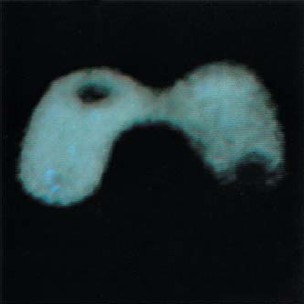
#> input picture Medical.PNG, 304 x 304 px; its folder holds only this picture in this run
$ python dip_hw_filter.py --image Medical.PNG
#> lines starting #> are read from the running program, lines starting #| are printed output that depends on the picture
### Denoise/Filtering.py
import numpy as np
import math
import cv2

class Filtering:

    def __init__(self, image, filter_name, filter_size, var=None):
        """initializes the variables of spatial filtering on an input image
        takes as input:
        image: the noisy input image
        filter_name: the name of the filter to use
        filter_size: integer value of the size of the fitler
        global_var: noise variance to be used in the Local noise reduction filter
        S_max: Maximum allowed size of the window that is used in adaptive median filter
        """

        self.image = image

        if filter_name == 'arithmetic_mean':
            self.filter = self.get_arithmetic_mean
        elif filter_name == 'geometric_mean':
            self.filter = self.get_geometric_mean
        if filter_name == 'local_noise':
            self.filter = self.get_local_noise
        elif filter_name == 'median':
            self.filter = self.get_median
        elif filter_name == 'adaptive_median':
            self.filter = self.get_adaptive_median

        self.filter_size = filter_size
        self.global_var = var
        self.S_max = 15

    # [48 lines left out: functions get_arithmetic_mean, get_geometric_mean, get_local_noise, not called in this run]

    def get_median(self, roi):
        """Computes the median for the input roi
        takes as input:
        roi: region of interest (a list/array of intensity values)
        returns the median value of the roi"""
        roi.sort()
        if len(roi) % 2 == 1:
            index = (len(roi) + 1) / 2
            median = roi[int(index)]
        else:
            median = roi[int(len(roi) / 2)] + roi[int((len(roi) + 1) / 2)]
            median /= 2
        return median


    # [34 lines left out: functions get_adaptive_median_stage_B, get_adaptive_median, not called in this run]

    def filtering(self):
        """performs filtering on an image containing gaussian or salt & pepper noise
        returns the denoised image
        ----------------------------------------------------------
        Note: Here when we perform filtering we are not doing convolution.
        For every pixel in the image, we select a neighborhood of values defined by the kernal and apply a mathematical
        operation for all the elements with in the kernel. For example, mean, median and etc.

        Steps:
        1. add the necesssary zero padding to the noisy image, that way we have sufficient values to perform the operati
        ons on the pixels at the image corners. The number of rows and columns of zero padding is defined by the kernel size
        2. Iterate through the image and every pixel (i,j) gather the neighbors defined by the kernel into a list (or any data structure)
        3. Pass these values to one of the filters that will compute the necessary mathematical operations (mean, median, etc.)
        4. Save the results at (i,j) in the ouput image.
        5. return the output image

        Note: You can create extra functions as needed. For example if you feel that it is easier to create a new function for
        the adaptive median filter as it has two stages, you are welcome to do that.
        For the adaptive median filter assume that S_max (maximum allowed size of the window) is 15
        """

        padding = int(self.filter_size / 2)
        padded_image = np.zeros((len(self.image) + padding * 2, len(self.image) + padding * 2))

        output_image = np.zeros((len(self.image), len(self.image[0])))

        for x in range(1, len(self.image)):
            for y in range(1, len(self.image[0])):
                padded_image[x, y] = self.image[x, y]
        out_x = -1
        for row in range(padding, len(padded_image) - padding):
            out_x += 1
            out_y = -1
            for col in range(padding, len(padded_image[0]) - padding):
                out_y += 1
                roi_window_start_row = row - padding
                roi_window_end_row = row + padding + 1

                roi_window_start_col = col - padding
                roi_window_end_col = col + padding + 1
                roi = []

                for px in range(roi_window_start_row, roi_window_end_row - 1):
                    for py in range(roi_window_start_col, roi_window_end_col - 1):
                        roi.append(padded_image[px, py])
                output_image[out_x, out_y] = self.filter(roi)

        return output_image

### dip_hw_filter.py
"""dip_hw4_filter.py: Starter file to run howework 4"""

#Example Usage: ./dip_hw_filter -i Lenna.png
#Example Usage: python dip_hw_filter.py -i Lenna.png


__author__  = "Pranav Mantini"
__email__ = "pmantini@uh.edu"
__version__ = "1.0.0"

import cv2
import sys
from Denoise.Filtering import Filtering
import numpy as np


def display_image(window_name, image):
    """A function to display image"""
    cv2.namedWindow(window_name)
    cv2.imshow(window_name, image)
    cv2.waitKey(0)

def get_bipolar_noise( image, noise_proba, noise_probb):
    """ Adds bipolar noise to the image
       takes as input:
       image: the input image
       noise_proba: probability of a pixel to be noisy
       returns a noisy image"""
    noisy_image = image.copy()
    rows, cols = image.shape

    for i in range(rows):
        for j in range(cols):
            n = np.random.random()
            if n < 0.5:
                n = np.random.random()
                if n < noise_proba:
                    noisy_image[i][j] = 0
                else:
                    noisy_image[i][j] = image[i][j]
            else:
                n = np.random.random()
                if n < noise_probb:
                    noisy_image[i][j] = 255
                else:
                    noisy_image[i][j] = image[i][j]

    var = np.var(image - noisy_image)

    return noisy_image, var

def get_gaussian_noise(image, mean, var):
    """ Adds gaussian noise to the image
               takes as input:
               image: the input image
               mean: gaussian distribution mean
               var: gaussian distribution variance
               returns a noisy image"""
    x, y = image.shape[0], image.shape[1]
    sigma = var ** 0.5
    gaussian = np.random.normal(mean, sigma, (x, y))
    noisy_image = image + gaussian
    return noisy_image


def main():
    """ The main funtion that parses input arguments, calls the approrpiate
     fitlering method and writes the output image"""

    #Parse input arguments
    from argparse import ArgumentParser

    parser = ArgumentParser()

    parser.add_argument("-i", "--image", dest="image",
                        help="specify the name of the image", metavar="IMAGE")
    parser.add_argument("-n", "--noise", dest="noise",
                        help="specify type of the noise to be added (gaussian, bipolar)", metavar="NOISE")
    parser.add_argument("-f", "--filter", dest="filter",
                        help="specify name of the filter (median, arithmetic_mean, local_noise, geometric_mean, adaptive_median)", metavar="FILTER")
    parser.add_argument("-s", "--filter_size", dest="filter_size",
                        help="specify the size of the filter", metavar="FILTER SIZE")
    parser.add_argument("-npa", "--noise_proba", dest="noise_proba",
                        help="specify the probability of pepper (a) noise", metavar="NRA")
    parser.add_argument("-npb", "--noise_probb", dest="noise_probb",
                        help="specify the probability of salt (b) noise", metavar="NRB")
    parser.add_argument("-mean", "--mean", dest="mean",
                        help="specify the mean parameter for th gaussian noise", metavar="MEAN")
    parser.add_argument("-v", "--var", dest="var",
                        help="specify the variance parameter for th gaussian noise", metavar="VAR")

    args = parser.parse_args()

    # Load image
    if args.image is None:
        print("Please specify the name of image")
        print("use the -h option to see usage information")
        sys.exit(2)
    else:
        image_name = args.image.split(".")[0]
        input_image = cv2.imread(args.image, 0)
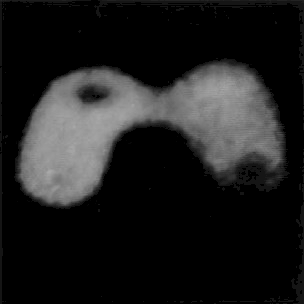
#> input_image: shape (304, 304); min 0, max 169, mean 30.3

    # Set noise type
    if args.noise is None:
        print("Noise not specified using default (gaussian)")
        print("use the -h option to see usage information")
        noise = 'gaussian'
    else:
        noise = args.noise

    # Set filter type
    if args.filter is None:
        print("Filter not specified using default (median)")
        print("use the -h option to see usage information")
        filter = 'median'
    elif args.filter not in ['arithmetic_mean', 'geometric_mean', 'local_noise', 'median', 'adaptive_median']:
        print("Unknown filter, using default (median)")
        print("use the -h option to see usage information")
        filter = 'median'
    else:
        filter = args.filter

    if args.filter_size is None:
        print("Filter size not specified using default (3)")
        print("use the -h option to see usage information")
        filter_size = 3
    else:
        filter_size = int(args.filter_size)
    filter_name = "%s_%s" % (filter, filter_size)
    noisy_image = input_image.copy()

    if noise == 'bipolar':
        if args.noise_proba is None:
            print("Probability of pepper noise not specified, using default (0.01)")
            print("use the -h option to see usage information")
            noise_proba = 0.01
        else:
            noise_proba = float(args.noise_proba)


        if args.noise_probb is None:
            print("Probability of salt noise not specified, using default (0.01)")
            print("use the -h option to see usage information")
            noise_probb = 0.01
        else:
            noise_probb = float(args.noise_probb)
        noise_name = "%s_%s_%s" % (noise, noise_proba, noise_probb)
        noisy_image, var = get_bipolar_noise(input_image, noise_proba, noise_probb)

    if noise == 'gaussian':
        if args.mean is None:
            print("the mean for gaussian noise is not specified, using default mean=0")
            print("use the -h option to see usage information")
            mean = 0
        else:
            mean = float(args.mean)
        if args.var is None:
            print("the var for gaussian noise is not specified, using default var=100")
            print("use the -h option to see usage information")
            var = 100
        else:
            var = float(args.var)
        noise_name = "%s_%s_%s" % (noise, mean, var)
        noisy_image = get_gaussian_noise(input_image, mean, var)
#> in get_gaussian_noise, `noisy_image = image + gaussian`:
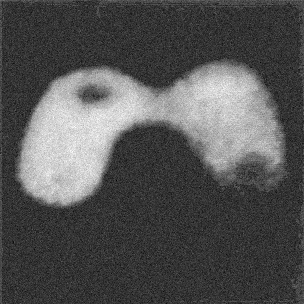
#> noisy_image: shape (304, 304) float64; min -48.52, max 190.7, mean 30.3; drawn with min black and max white

    # Clipping pixels out of bounds
    noisy_image[noisy_image > 255] = 255
    noisy_image[noisy_image < 0] = 0

    if filter == 'local_noise':
        Filter_obj = Filtering(np.array(noisy_image), filter, filter_size, var = var)
        output = Filter_obj.filtering()
    else:
        Filter_obj = Filtering(np.array(noisy_image), filter, filter_size)
        output = Filter_obj.filtering()
#> in filtering, `padded_image = np.zeros((len(self.image) + padding * 2, len(self.image..`: padded_image: shape (306, 306) float64; every value is 0
#> in filtering, `output_image = np.zeros((len(self.image), len(self.image[0])))`: output_image: shape (304, 304) float64; every value is 0
#> after the loop in filtering, `for x in range(1, len(self.image)):`:
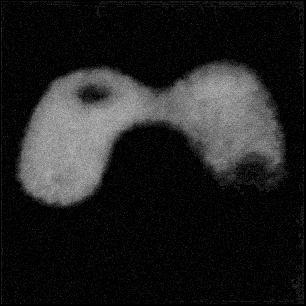
#> padded_image: shape (306, 306) float64; min 0, max 190.7, mean 32.4
#> the loop in filtering, `for row in range(padding, len(padded_image) - padding):` made 304 passes
#> out_x on passes 1 to 2: 0, 1

    # Write output file
    output_dir = 'output/'

    # Combine images
    noisy_image = np.uint8(noisy_image)
    output = np.uint8(output)
    combined_image = cv2.hconcat([noisy_image, output])
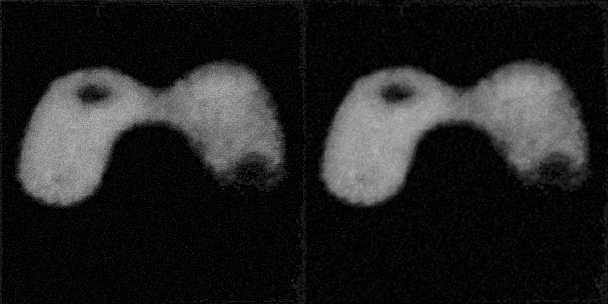
#> combined_image: shape (304, 608); min 0, max 190, mean 33.2
    combined_image_name = output_dir + image_name + "_" + filter_name + "_" + noise_name + ".jpg"
    cv2.imwrite(combined_image_name, combined_image)


if __name__ == "__main__":
    main()
